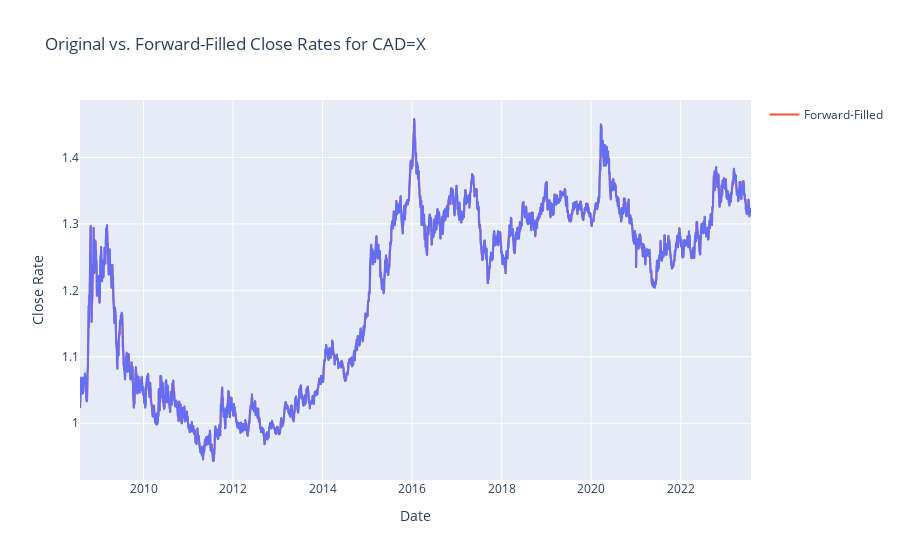

Notebook code cell kept with this figure:
### Code cell
# Plotting the original 'Close' rates
fig = px.line(cad_df, x=cad_df.index, y="Close", title='Original Close Rates for CAD=X')
fig.update_layout(
    yaxis_title="Close Rate", 
    xaxis_title="Date",
    legend_title="",
    title="Original vs. Forward-Filled Close Rates for CAD=X"
)

# Adding the forward-filled 'Close' rates to the same plot for comparison
fig.add_scatter(x=cad_daily_ffill.index, y=cad_daily_ffill["Close"], mode='lines', name='Forward-Filled')

fig.show()

### Figure 1 — Plotly figure (JSON) as saved in the notebook; plotly's stock layout.template omitted (floating-point values rounded to 4 significant figures; data arrays with more than 128 entries replaced by an {"elided": "..."} marker saying what was removed)
{"data": [{"hovertemplate": "Date=%{x}<br>Close=%{y}<extra></extra>", "legendgroup": "", "line": {"color": "#636efa", "dash": "solid"}, "marker": {"symbol": "circle"}, "mode": "lines", "name": "", "showlegend": false, "type": "scattergl", "x": {"elided": "3905 str values"}, "xaxis": "x", "y": {"elided": "3905 float values"}, "yaxis": "y"}, {"mode": "lines", "name": "Forward-Filled", "type": "scatter", "x": {"elided": "5475 str values"}, "y": {"elided": "5475 float values"}}], "layout": {"legend": {"title": {"text": ""}, "tracegroupgap": 0}, "title": {"text": "Original vs. Forward-Filled Close Rates for CAD=X"}, "xaxis": {"anchor": "y", "domain": [0, 1], "title": {"text": "Date"}}, "yaxis": {"anchor": "x", "domain": [0, 1], "title": {"text": "Close Rate"}}}}
